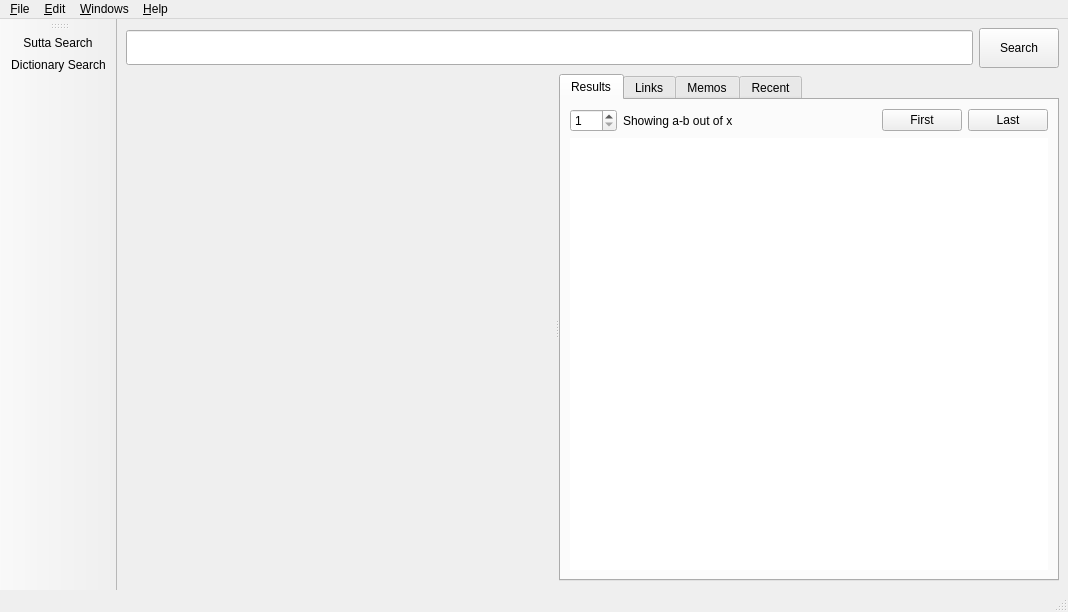
<?xml version="1.0" encoding="UTF-8"?>
<ui version="4.0">
 <class>SuttaSearchWindow</class>
 <widget class="QMainWindow" name="SuttaSearchWindow">
  <property name="geometry">
   <rect>
    <x>0</x>
    <y>0</y>
    <width>1068</width>
    <height>612</height>
   </rect>
  </property>
  <property name="baseSize">
   <size>
    <width>800</width>
    <height>600</height>
   </size>
  </property>
  <property name="windowTitle">
   <string>Sutta Search - Simsapa</string>
  </property>
  <widget class="QWidget" name="central_widget">
   <layout class="QHBoxLayout" name="horizontalLayout_2">
    <item>
     <layout class="QVBoxLayout" name="main_layout">
      <item>
       <layout class="QHBoxLayout" name="searchbar_layout">
        <property name="sizeConstraint">
         <enum>QLayout::SetMinimumSize</enum>
        </property>
        <item>
         <widget class="QLineEdit" name="search_input">
          <property name="minimumSize">
           <size>
            <width>0</width>
            <height>35</height>
           </size>
          </property>
          <property name="clearButtonEnabled">
           <bool>true</bool>
          </property>
         </widget>
        </item>
        <item>
         <widget class="QPushButton" name="search_button">
          <property name="minimumSize">
           <size>
            <width>0</width>
            <height>40</height>
           </size>
          </property>
          <property name="text">
           <string>Search</string>
          </property>
         </widget>
        </item>
       </layout>
      </item>
      <item>
       <widget class="QSplitter" name="splitter">
        <property name="orientation">
         <enum>Qt::Horizontal</enum>
        </property>
        <widget class="QWidget" name="verticalLayoutWidget_2">
         <layout class="QVBoxLayout" name="content_layout">
          <item>
           <spacer name="horizontalSpacer">
            <property name="orientation">
             <enum>Qt::Horizontal</enum>
            </property>
            <property name="sizeHint" stdset="0">
             <size>
              <width>500</width>
              <height>20</height>
             </size>
            </property>
           </spacer>
          </item>
         </layout>
        </widget>
        <widget class="QWidget" name="verticalLayoutWidget_3">
         <layout class="QVBoxLayout" name="tabs_layout">
          <item>
           <widget class="QTabWidget" name="rightside_tabs">
            <property name="minimumSize">
             <size>
              <width>500</width>
              <height>500</height>
             </size>
            </property>
            <property name="currentIndex">
             <number>0</number>
            </property>
            <widget class="QWidget" name="results_tab">
             <property name="sizePolicy">
              <sizepolicy hsizetype="Preferred" vsizetype="Preferred">
               <horstretch>0</horstretch>
               <verstretch>0</verstretch>
              </sizepolicy>
             </property>
             <property name="minimumSize">
              <size>
               <width>0</width>
               <height>0</height>
              </size>
             </property>
             <attribute name="title">
              <string>Results</string>
             </attribute>
             <layout class="QVBoxLayout" name="verticalLayout">
              <item>
               <layout class="QVBoxLayout" name="results_layout">
                <item>
                 <layout class="QHBoxLayout" name="results_pages_layout">
                  <item>
                   <widget class="QSpinBox" name="results_page_input">
                    <property name="minimum">
                     <number>1</number>
                    </property>
                    <property name="maximum">
                     <number>999</number>
                    </property>
                   </widget>
                  </item>
                  <item>
                   <widget class="QLabel" name="results_label">
                    <property name="text">
                     <string>Showing a-b out of x</string>
                    </property>
                   </widget>
                  </item>
                  <item>
                   <spacer name="horizontalSpacer_3">
                    <property name="orientation">
                     <enum>Qt::Horizontal</enum>
                    </property>
                    <property name="sizeHint" stdset="0">
                     <size>
                      <width>40</width>
                      <height>20</height>
                     </size>
                    </property>
                   </spacer>
                  </item>
                  <item>
                   <widget class="QPushButton" name="results_first_page_btn">
                    <property name="text">
                     <string>First</string>
                    </property>
                   </widget>
                  </item>
                  <item>
                   <widget class="QPushButton" name="results_last_page_btn">
                    <property name="text">
                     <string>Last</string>
                    </property>
                   </widget>
                  </item>
                 </layout>
                </item>
                <item>
                 <widget class="QListWidget" name="results_list">
                  <property name="frameShape">
                   <enum>QFrame::NoFrame</enum>
                  </property>
                  <property name="lineWidth">
                   <number>1</number>
                  </property>
                 </widget>
                </item>
               </layout>
              </item>
             </layout>
            </widget>
            <widget class="QWidget" name="links_tab">
             <attribute name="title">
              <string>Links</string>
             </attribute>
             <layout class="QVBoxLayout" name="verticalLayout_2">
              <item>
               <layout class="QVBoxLayout" name="links_layout"/>
              </item>
             </layout>
            </widget>
            <widget class="QWidget" name="memos_tab">
             <attribute name="title">
              <string>Memos</string>
             </attribute>
             <layout class="QVBoxLayout" name="verticalLayout_5">
              <item>
               <layout class="QVBoxLayout" name="memos_layout">
                <item>
                 <layout class="QHBoxLayout" name="horizontalLayout">
                  <item>
                   <widget class="QPushButton" name="add_memo_button">
                    <property name="text">
                     <string>Add</string>
                    </property>
                   </widget>
                  </item>
                  <item>
                   <widget class="QPushButton" name="clear_memo_button">
                    <property name="text">
                     <string>Clear</string>
                    </property>
                   </widget>
                  </item>
                  <item>
                   <widget class="QPushButton" name="remove_memo_button">
                    <property name="text">
                     <string>Remove</string>
                    </property>
                   </widget>
                  </item>
                 </layout>
                </item>
                <item>
                 <widget class="QLabel" name="label_2">
                  <property name="text">
                   <string>Front</string>
                  </property>
                 </widget>
                </item>
                <item>
                 <widget class="QPlainTextEdit" name="front_input">
                  <property name="sizePolicy">
                   <sizepolicy hsizetype="Expanding" vsizetype="Minimum">
                    <horstretch>0</horstretch>
                    <verstretch>0</verstretch>
                   </sizepolicy>
                  </property>
                  <property name="maximumSize">
                   <size>
                    <width>16777215</width>
                    <height>50</height>
                   </size>
                  </property>
                 </widget>
                </item>
                <item>
                 <widget class="QLabel" name="label_5">
                  <property name="text">
                   <string>Back</string>
                  </property>
                 </widget>
                </item>
                <item>
                 <widget class="QPlainTextEdit" name="back_input">
                  <property name="sizePolicy">
                   <sizepolicy hsizetype="Expanding" vsizetype="Minimum">
                    <horstretch>0</horstretch>
                    <verstretch>0</verstretch>
                   </sizepolicy>
                  </property>
                  <property name="maximumSize">
                   <size>
                    <width>16777215</width>
                    <height>50</height>
                   </size>
                  </property>
                 </widget>
                </item>
                <item>
                 <widget class="QLabel" name="label_3">
                  <property name="text">
                   <string>Memos for this page</string>
                  </property>
                 </widget>
                </item>
                <item>
                 <widget class="QListView" name="memos_list"/>
                </item>
               </layout>
              </item>
             </layout>
            </widget>
            <widget class="QWidget" name="recent_tab">
             <attribute name="title">
              <string>Recent</string>
             </attribute>
             <layout class="QVBoxLayout" name="verticalLayout_3">
              <item>
               <layout class="QVBoxLayout" name="recent_layout">
                <item>
                 <widget class="QListWidget" name="recent_list">
                  <property name="frameShape">
                   <enum>QFrame::NoFrame</enum>
                  </property>
                 </widget>
                </item>
               </layout>
              </item>
             </layout>
            </widget>
           </widget>
          </item>
         </layout>
        </widget>
       </widget>
      </item>
     </layout>
    </item>
   </layout>
  </widget>
  <widget class="QMenuBar" name="menubar">
   <property name="geometry">
    <rect>
     <x>0</x>
     <y>0</y>
     <width>1068</width>
     <height>25</height>
    </rect>
   </property>
   <widget class="QMenu" name="menu_File">
    <property name="title">
     <string>&amp;File</string>
    </property>
    <addaction name="action_Open"/>
    <addaction name="action_Close_Window"/>
    <addaction name="separator"/>
    <addaction name="action_Quit"/>
   </widget>
   <widget class="QMenu" name="menu_Edit">
    <property name="title">
     <string>&amp;Edit</string>
    </property>
    <addaction name="action_Copy"/>
    <addaction name="action_Paste"/>
   </widget>
   <widget class="QMenu" name="menu_Windows">
    <property name="title">
     <string>&amp;Windows</string>
    </property>
    <addaction name="action_Sutta_Search"/>
    <addaction name="action_Dictionary_Search"/>
    <addaction name="action_Dictionaries_Manager"/>
    <addaction name="action_Document_Reader"/>
    <addaction name="action_Library"/>
    <addaction name="action_Memos"/>
    <addaction name="action_Links"/>
   </widget>
   <widget class="QMenu" name="menu_Help">
    <property name="title">
     <string>&amp;Help</string>
    </property>
    <addaction name="action_Website"/>
    <addaction name="action_About"/>
   </widget>
   <addaction name="menu_File"/>
   <addaction name="menu_Edit"/>
   <addaction name="menu_Windows"/>
   <addaction name="menu_Help"/>
  </widget>
  <widget class="QStatusBar" name="statusbar"/>
  <widget class="QToolBar" name="toolBar">
   <property name="windowTitle">
    <string>toolBar</string>
   </property>
   <attribute name="toolBarArea">
    <enum>LeftToolBarArea</enum>
   </attribute>
   <attribute name="toolBarBreak">
    <bool>false</bool>
   </attribute>
   <addaction name="action_Sutta_Search"/>
   <addaction name="action_Dictionary_Search"/>
  </widget>
  <action name="action_Copy">
   <property name="text">
    <string>&amp;Copy</string>
   </property>
  </action>
  <action name="action_Paste">
   <property name="text">
    <string>&amp;Paste</string>
   </property>
  </action>
  <action name="action_Quit">
   <property name="icon">
    <iconset resource="../icons.qrc">
     <normaloff>:/close</normaloff>:/close</iconset>
   </property>
   <property name="text">
    <string>&amp;Quit</string>
   </property>
   <property name="shortcut">
    <string>Ctrl+Q</string>
   </property>
  </action>
  <action name="action_Sutta_Search">
   <property name="icon">
    <iconset resource="../icons.qrc">
     <normaloff>:/book</normaloff>:/book</iconset>
   </property>
   <property name="text">
    <string>&amp;Sutta Search</string>
   </property>
   <property name="shortcut">
    <string>F5</string>
   </property>
  </action>
  <action name="action_Dictionary_Search">
   <property name="icon">
    <iconset resource="../icons.qrc">
     <normaloff>:/dictionary</normaloff>:/dictionary</iconset>
   </property>
   <property name="text">
    <string>&amp;Dictionary Search</string>
   </property>
   <property name="shortcut">
    <string>F6</string>
   </property>
  </action>
  <action name="action_About">
   <property name="text">
    <string>&amp;About</string>
   </property>
  </action>
  <action name="action_Website">
   <property name="text">
    <string>&amp;Website</string>
   </property>
  </action>
  <action name="action_Close_Window">
   <property name="text">
    <string>&amp;Close Window</string>
   </property>
  </action>
  <action name="action_Open">
   <property name="text">
    <string>&amp;Open...</string>
   </property>
   <property name="shortcut">
    <string>Ctrl+O</string>
   </property>
  </action>
  <action name="action_Document_Reader">
   <property name="text">
    <string>D&amp;ocument Reader</string>
   </property>
   <property name="toolTip">
    <string>Document Reader</string>
   </property>
   <property name="shortcut">
    <string>F7</string>
   </property>
  </action>
  <action name="action_Library">
   <property name="text">
    <string>&amp;Library</string>
   </property>
   <property name="shortcut">
    <string>F8</string>
   </property>
  </action>
  <action name="action_Memos">
   <property name="text">
    <string>&amp;Memos</string>
   </property>
   <property name="toolTip">
    <string>Memos</string>
   </property>
   <property name="shortcut">
    <string>F9</string>
   </property>
  </action>
  <action name="action_Dictionaries_Manager">
   <property name="text">
    <string>Dictionaries &amp;Manager</string>
   </property>
   <property name="shortcut">
    <string>F10</string>
   </property>
  </action>
  <action name="action_Links">
   <property name="text">
    <string>&amp;Links</string>
   </property>
   <property name="shortcut">
    <string>F11</string>
   </property>
  </action>
 </widget>
 <resources>
  <include location="../icons.qrc"/>
 </resources>
 <connections/>
 <slots>
  <slot>_handle_query()</slot>
 </slots>
</ui>
